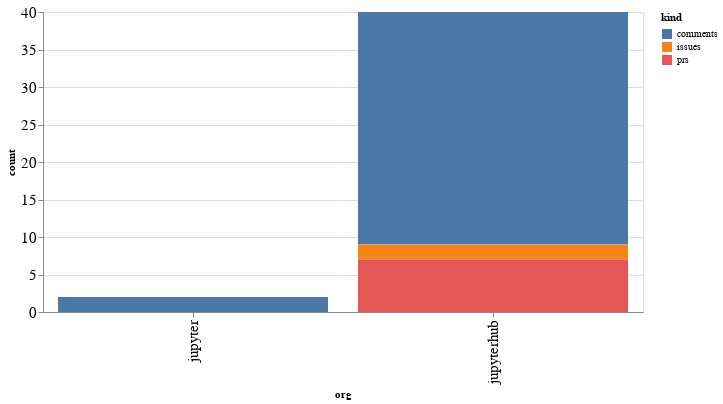

Notebook code cell kept with this figure:
### Code cell
alt.Chart(org_summaries, width=600).mark_bar().encode(
    x='org',
    y='count',
    color='kind',
    tooltip="org"
)

### Figure 1 — Vega-Lite specification as saved in the notebook (floating-point values rounded to 4 significant figures)
{"config": {"axisLeft": {"labelFontSize": 15}, "axisBottom": {"labelFontSize": 15}}, "data": {"name": "data-7ddb03fd7ddaa37d19ad45548121fa08"}, "mark": "bar", "encoding": {"color": {"type": "nominal", "field": "kind"}, "tooltip": {"type": "nominal", "field": "org"}, "x": {"type": "nominal", "field": "org"}, "y": {"type": "quantitative", "field": "count"}}, "width": 600, "$schema": "https://vega.github.io/schema/vega-lite/v4.8.1.json", "datasets": {"data-7ddb03fd7ddaa37d19ad45548121fa08": [{"org": "jupyter", "kind": "comments", "count": 2}, {"org": "jupyterhub", "kind": "comments", "count": 31}, {"org": "jupyterhub", "kind": "issues", "count": 2}, {"org": "jupyterhub", "kind": "prs", "count": 7}]}}
